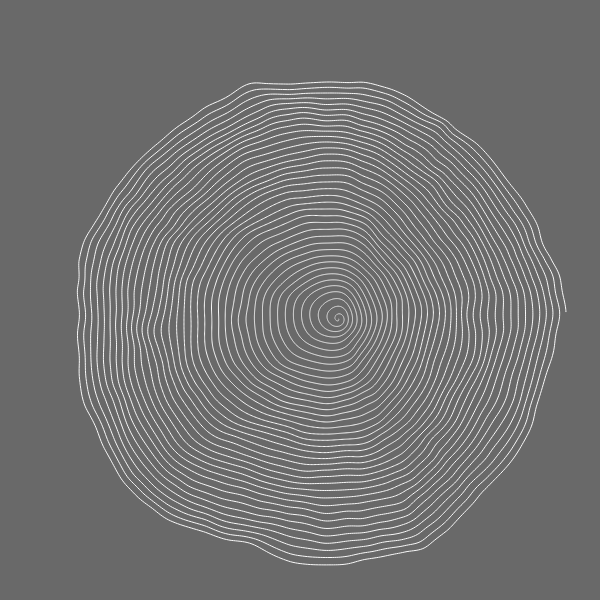
Frame 1 (no input)
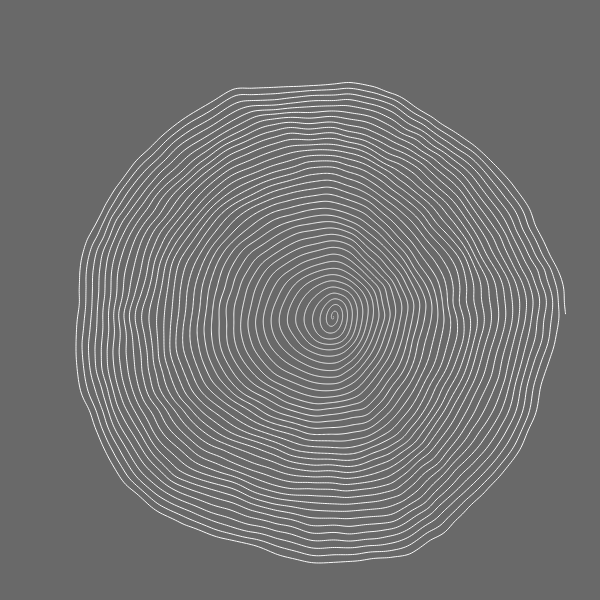
Frame 60 (no input)
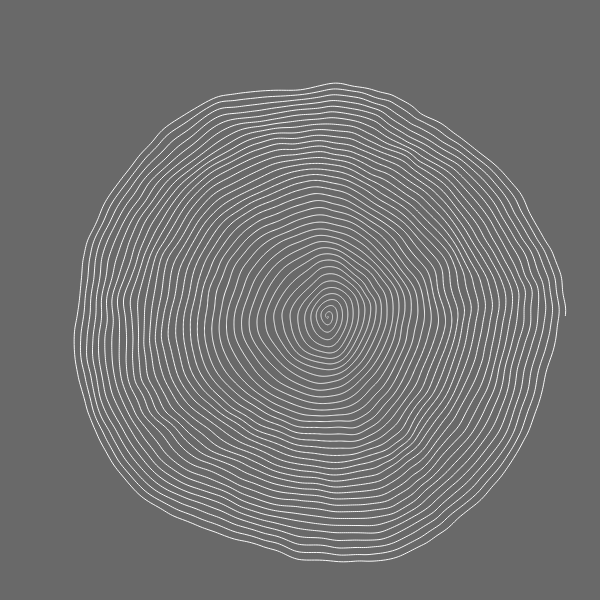
Frame 120 (the mouse pressed at the canvas centre since frame 60)

The p5.js sketch that drew these frames (run headless with seeded random() and noise() and a simulated clock; from frame 60 on, the mouse is pressed at the canvas centre):

// p5.js sketch
// ── sketch.js
/*

Espiral + Noise

*/

let sliderTurns, sliderRes;
let sliderNoiseAmp, sliderNoiseZoom;
let sliderTime;

function setup() {
  createCanvas(600, 600);
  sliderTurns = createSlider(1, 60, 38, 1);
  sliderRes = createSlider(0.005, HALF_PI, 0.01, 0.001);
  sliderNoiseAmp = createSlider(1, 50, 44.7, 0.1);
  sliderNoiseZoom = createSlider(1, 400, 159, 1);
  sliderTime = createSlider(1, 100000, 11241, 10);
  noFill();
  noiseSeed(round(random(99999)));
  stroke(250);
}

function draw() {
  background("dimgray");
  spiral(width / 2, height / 2, 490);
}

function spiral(x, y, d) {

  let turns = sliderTurns.value();
  let res = sliderRes.value();
  let amp = sliderNoiseAmp.value();
  let zoom = sliderNoiseZoom.value();
  let time = sliderTime.value();

  let r = 0;
  let rInc = (d / 2) / ((TWO_PI * turns) / res);

  push();
  translate(x, y);
  beginShape();
  for (let t = 0; t < TWO_PI * turns; t += res) {

    // circular identity
    let x = cos(t) * r;
    let y = sin(t) * r;

    // noise values
    let nx = noise(x / zoom + millis() / time, -y / zoom - millis() / time) * amp;
    let ny = noise(4000 + x / zoom + millis() / time, -y / zoom + millis() / time) * amp;
    curveVertex(x + nx, y + ny);
    r += rInc;
  }
  endShape();
  pop();

  if (keyIsPressed) {
    print("sliderTurns = createSlider(1, 60, " + turns + ", 1);\nsliderRes = createSlider(0.005, HALF_PI, " + res + ", 0.001);\nsliderNoiseAmp = createSlider(1, 50, " + amp + ", 0.1);\nsliderNoiseZoom = createSlider(1, 400, " + zoom + ", 1);\nsliderTime = createSlider(1, 100000, " + time + ", 10);");
  }
}
// ── style.css
html,
body {
  margin: 0;
  padding: 0;
  width: 600px;
  margin: 2em auto 0 auto;
  background-color: dimgray;
}

canvas {
  display: block;
}

input[type="range"] {
  width: 600px;
  margin-bottom: 20px
}
